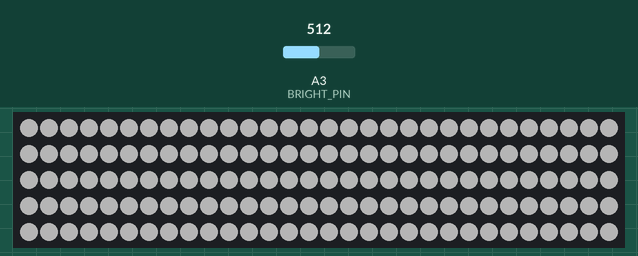
Recording of a sketch running on a simulated Arduino Uno, built with avr-gcc and run on an emulated ATmega328P. Parts: 150 RGB LEDs in strip order, left to right, continuing on the next row. The inputs (shaded band) are chosen by the test bench; at power-on: A3 (BRIGHT_PIN) = 512. Dim RGB values are drawn brighter than linear; what the sketch prints to the serial monitor is not drawn.

Above: at 1.2 s.
1.3 s: A3 (BRIGHT_PIN) set to 0
Timing chart, 0 to 4.3 s (numbered marks = the images above; inputs shaded):
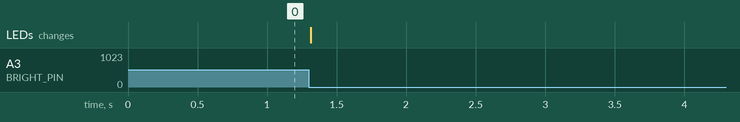

The sketch:

testing.c.ino
```cpp
#include <Adafruit_NeoPixel.h>
#define LED_PIN 5
#define LED_COUNT 150

#define CLICK_PIN 8

#define BRIGHT_PIN 3
#define COLOR_PIN 0
Adafruit_NeoPixel strip = Adafruit_NeoPixel(LED_COUNT, LED_PIN, NEO_GRB + NEO_KHZ400);
int val = 1;


void setup() {
  // put your setup code here, to run once:
  Serial.begin(9600);
  Serial.println("Hello World!");

  strip.begin();
  strip.clear();
  int inc = 0;
  while( inc < LED_COUNT ) {
    strip.setPixelColor(inc, 128, 128, 128);
    inc ++;
  }

  strip.show();
}

void loop() {
  // put your main code here, to run repeatedly:

  // set brightness

  int new_val = 1;
  int bright = 1;
  int test;
  new_val = analogRead(BRIGHT_PIN);
  if ( (abs( val - new_val ) > 7) && val != new_val ) {

    bright = round(new_val / 4);
    if( bright < 10 ) {
      bright = 1;
    }
    strip.setBrightness(bright);
    strip.show();
    val = new_val;
  }


  //Serial.println(val,8);
  //Serial.println(new_val,8);
  //Serial.println(test,8);
  //Serial.println(bright,8);
  //Serial.println(val,8);
  //Serial.println(' ');
  delay(24);
}
```
